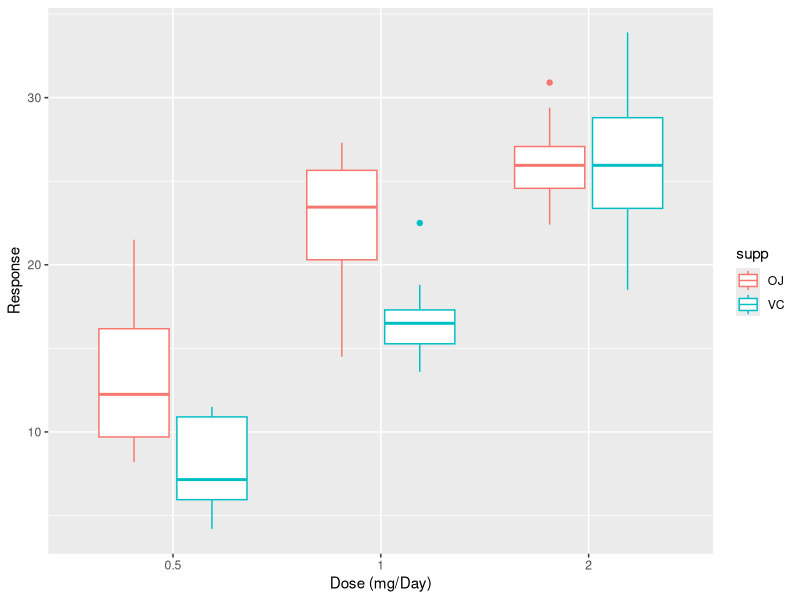

The R script that drew this image:
## ---- chunk 1
# Explicitly load ToothGrowth data.frame from {datasets}
data(ToothGrowth)

library(ggplot2)
ggplot(ToothGrowth, aes(x = as.factor(dose), y = len, color = supp)) +
  geom_boxplot() +
  labs(x = 'Dose (mg/Day)', y = 'Response')
## ---- chunk 2
summary(ToothGrowth)
with(ToothGrowth, tapply(len, list(supp, dose), mean))
with(ToothGrowth, tapply(len, list(supp, dose), var))
## ---- chunk 3
with(ToothGrowth, t.test(len~supp))
## ---- chunk 4
with(subset(ToothGrowth, dose == 1), t.test(len~supp))
with(subset(ToothGrowth, dose == .5), t.test(len~supp))
## ---- chunk 5
with(subset(ToothGrowth, dose == c(0.5, 2)), t.test(len~dose))
